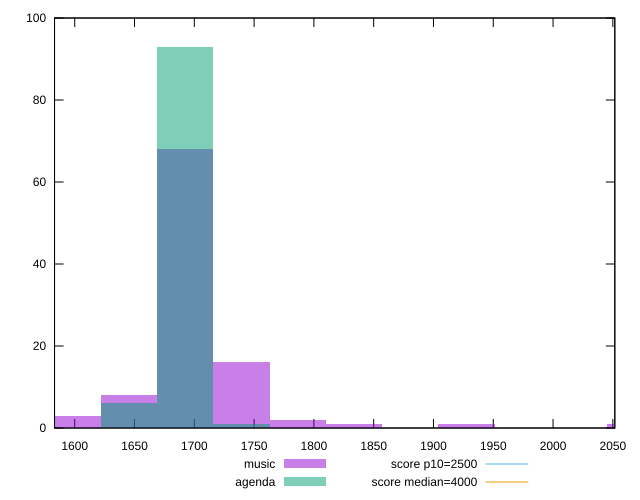

This figure's gnuplot source:
reset

$music <<EOF
1692.4750707719495 68
1645.4618743616174 8
2068.580642054605 1
1739.4882671822813 16
1833.5146600029452 1
1598.4486779512856 3
1786.5014635926134 2
1927.541052823609 1
EOF

$agenda <<EOF
1692.4750707719495 93
1645.4618743616174 6
1739.4882671822813 1
EOF

set key outside below
set boxwidth 47.01319641033193
set xrange [1583.1165:2051.656]
set yrange [0:100]
set trange [0:100]
set style fill transparent solid 0.5 noborder

set parametric
set terminal svg size 640, 500 enhanced background rgb 'white'
set output "reports/report_00030_2021-02-24T20-42-31.540Z/largest-contentful-paint/comparison/histogram/0_vs_1.svg"

plot $music title "music" with boxes, \
     $agenda title "agenda" with boxes, \
     2500,t title "score p10=2500", \
     4000,t title "score median=4000"

reset
